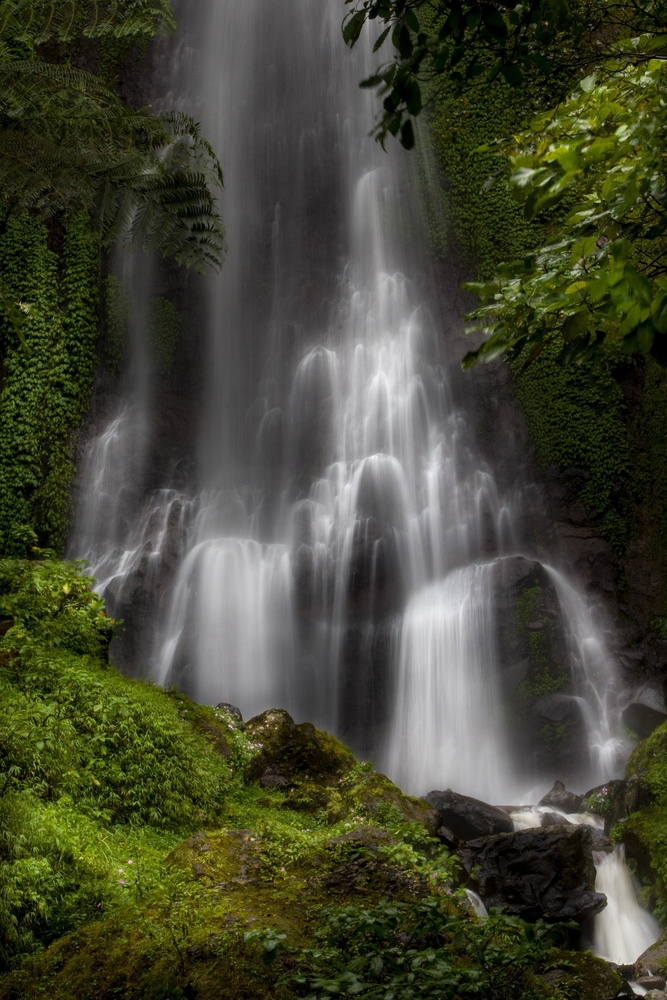
#> input picture OpenCVPracticals-Vijet/images/sample.jpg, 667 x 1000 px, shrunk from 1280 x 1920 before the run
$ python 03_flip_image.py
#> lines starting #> are read from the running program, lines starting #| are printed output that depends on the picture
import cv2

img = cv2.imread("images/sample.jpg")
#> img is the input picture: shape (1000, 667, 3); mean B, G, R 51.2, 70.6, 68.6

horizontal = cv2.flip(img,1)
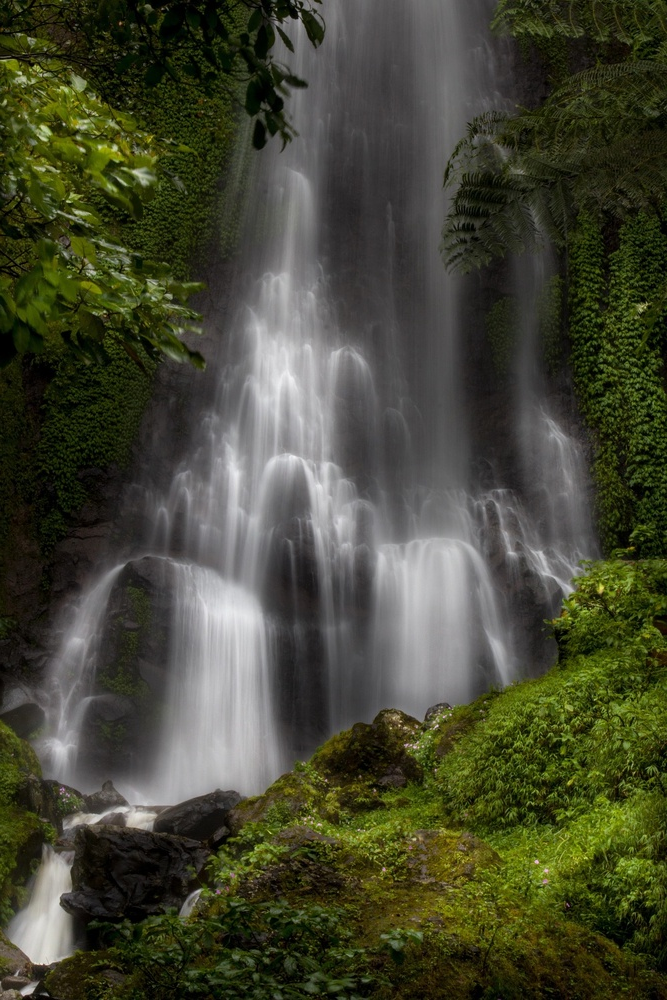
#> horizontal: shape (1000, 667, 3); mean B, G, R 51.2, 70.6, 68.6
vertical = cv2.flip(img,0)
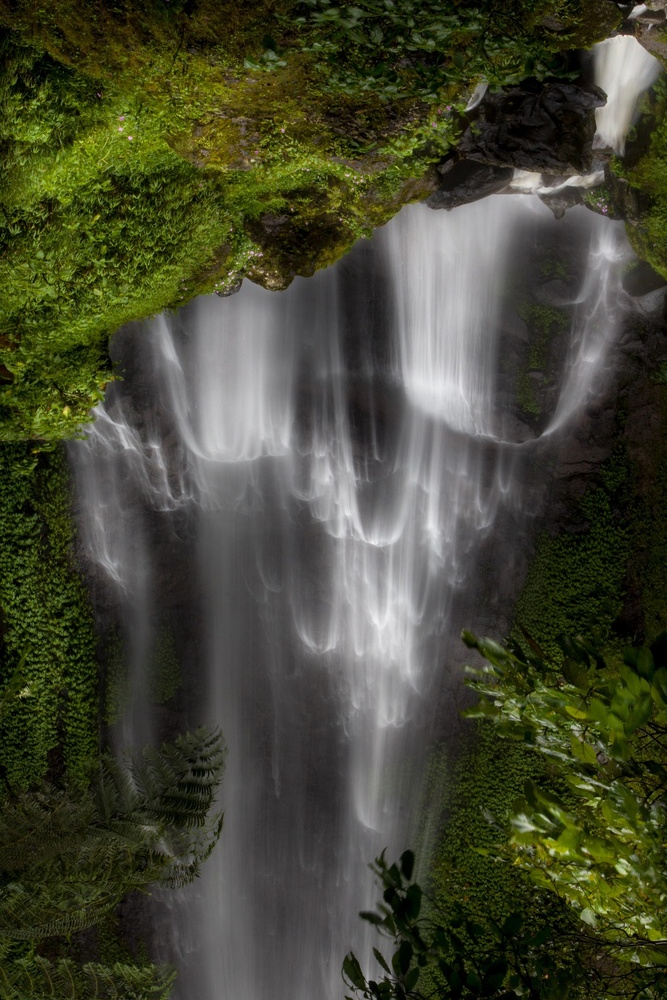
#> vertical: shape (1000, 667, 3); mean B, G, R 51.2, 70.6, 68.6
both = cv2.flip(img,-1)
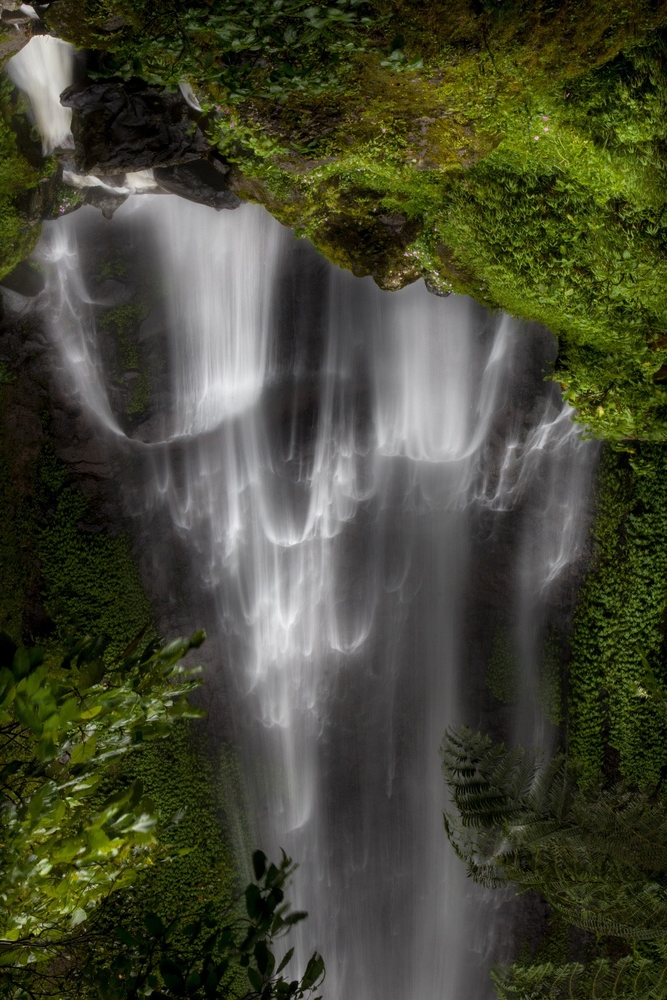
#> both: shape (1000, 667, 3); mean B, G, R 51.2, 70.6, 68.6

cv2.imshow("Original",img)
cv2.imshow("Horizontal",horizontal)
cv2.imshow("Vertical",vertical)
cv2.imshow("Both",both)

cv2.waitKey(0)
cv2.destroyAllWindows()
